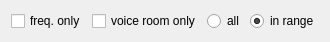
<?xml version="1.0" encoding="UTF-8"?>
<ui version="4.0">
 <class>CSettingsAtcStationsInlineComponent</class>
 <widget class="QFrame" name="CSettingsAtcStationsInlineComponent">
  <property name="geometry">
   <rect>
    <x>0</x>
    <y>0</y>
    <width>256</width>
    <height>31</height>
   </rect>
  </property>
  <property name="windowTitle">
   <string>Frame</string>
  </property>
  <layout class="QHBoxLayout" name="hl_AtcStationsInlineComponent">
   <item>
    <widget class="QCheckBox" name="cb_Frequency">
     <property name="toolTip">
      <string>valid frequencies only</string>
     </property>
     <property name="text">
      <string>freq. only</string>
     </property>
    </widget>
   </item>
   <item>
    <widget class="QCheckBox" name="cb_VoiceRoom">
     <property name="toolTip">
      <string>valid voice rooms only</string>
     </property>
     <property name="text">
      <string>voice room only</string>
     </property>
    </widget>
   </item>
   <item>
    <widget class="QRadioButton" name="rb_All">
     <property name="text">
      <string>all</string>
     </property>
    </widget>
   </item>
   <item>
    <widget class="QRadioButton" name="rb_InRange">
     <property name="text">
      <string>in range</string>
     </property>
     <property name="checked">
      <bool>true</bool>
     </property>
    </widget>
   </item>
  </layout>
 </widget>
 <resources/>
 <connections/>
</ui>
